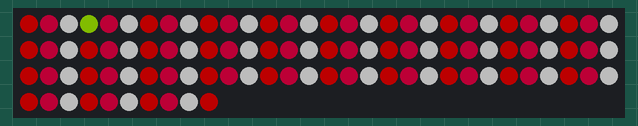
Recording of a program running on a simulated CircuitPython board. Parts: 100 RGB LEDs in strip order, left to right, continuing on the next row. Dim RGB values are drawn brighter than linear; random numbers come from a fixed seed; what the program prints to the serial console is not drawn.

Above: at 5.99 s.

The program:

code.py
```python
import board
import neopixel
import random
import time

pixels = neopixel.NeoPixel(board.D6, 100, brightness=.3, auto_write=False)
testcol = (255, 255, 255)
ttype=type(testcol)
print(ttype)
#pixels[4] = (testcol)
pixels.show()

#colors = {0:(0, 255, 75), 1:(0, 255, 0), 2:(255, 255, 255)} #St. Patrick's/March
colors = {0:(255, 0, 0), 1:(255, 0, 75), 2:(255, 255, 255)} #St. Patrick's/March - Weird Alitove String
#colors = {0:(255, 0, 75), 1:(255, 0, 0), 2:(255, 255, 255)} #St. Valentine's/February
#colors = {0:(255, 0, 0), 1:(255, 255, 255), 2:(0, 0, 255)} #Fourth of July
#colors = {0:(0, 255, 0), 1:(0, 255, 0), 2:(0, 0, 255), 3:(0, 0, 255)} #Seahawks
#colors = {0:(255, 0, 0), 1:(255, 165, 0), 2:(255, 255, 0), 3:(0, 255, 0), 4:(0, 0, 255), 5:(0, 35, 200), 6:(255, 0, 255)}
ccount = len(colors)
#print (ccount)
# print(colors[2])

data = range(0,100)
chunks = [data[x:x+ccount] for x in range(0, len(data), ccount)]
# print ("hello")
# print ("this is a chunk:", chunks[3])

for p in chunks:

    n = 0
    for subp in p:
        print ("this is chunks",p, "subpart", n,":",p[n], colors[n])
        wp = p[n]
        print ("this is wp:", wp)
        color = colors[n]
        print(color)
        pixels[wp] = (color)
        print(p)
        pixels.show()


        n = n+1

while True:
    t = random.randrange(1, 100, 2)
    oc = pixels[t]
    pixels[t] = (174, 255, 0) #Alitove String modification for GRB
    #pixels[t] = (255, 174, 0) #Standard LED RGB
    print("LED:", t, "has been twinkled")
    pixels.show()
    time.sleep(.15)
    pixels[t] = (255, 255, 255)
    pixels.show()
    time.sleep(.01)
    pixels[t] = oc
    pixels.show()

    
```
